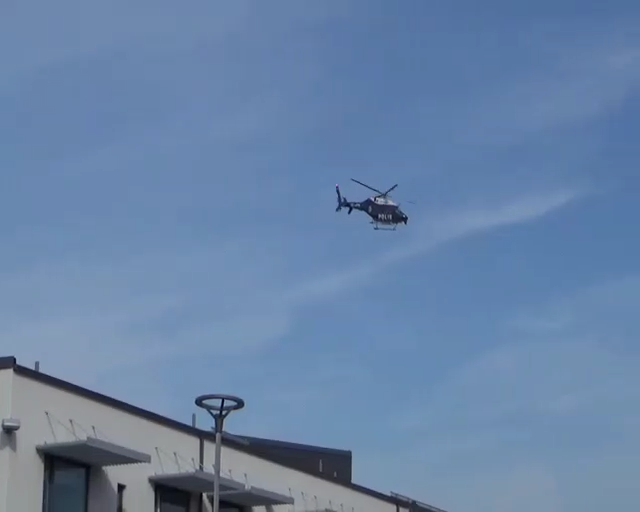
#> input picture Flight_tracking_extras/Frames/frame_0003.png, 640 x 512 px, given in place of f0270.jpg, which was not available
$ jupyter execute --allow-errors Project_5_starter.ipynb   (shell and % lines are left out)   (text cells are left out)
#> lines starting #> are read from the running program, lines starting #| are printed output that depends on the picture; pictures that were not available may be replaced by others from this repository, and a replacement may not be noted
#> further down, im1 is the input picture: shape (512, 640, 3); mean B, G, R 166.7, 131.3, 104.2
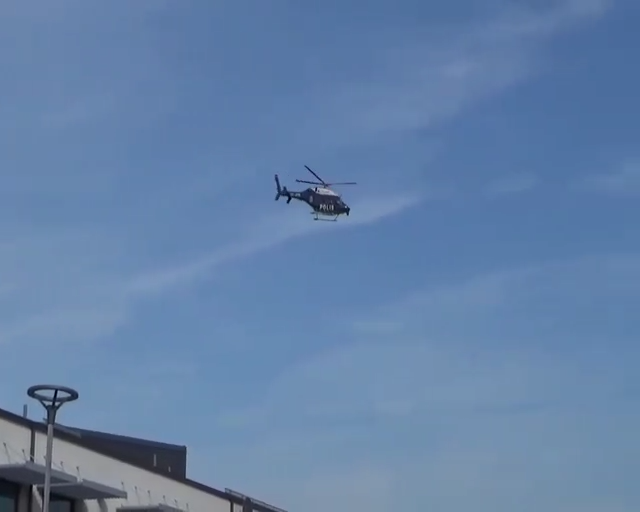
#> input picture Flight_tracking_extras/Frames/frame_0020.png, 640 x 512 px, given in place of f0450.jpg, which was not available
#> further down, im2 is the input picture: shape (512, 640, 3); mean B, G, R 168, 129.6, 100.1
[cell 1]
from google.colab import drive
drive.mount('/content/drive')

[cell 2]
# modify to where you store your project data including utils
datadir = "/content/drive/My Drive/cs445_projects/proj5/"

utilfn = datadir + "utils.py"
imagesfn = datadir + "images"

[cell 3]
# downgrade OpenCV a bit to use SIFT

import ffmpeg
import cv2
import numpy as np
import os
from numpy.linalg import svd, inv
import utils
from matplotlib import pyplot as plt

[cell 4]
def score_projection(pt1, pt2):
    '''
    Score corresponding to the number of inliers for RANSAC
    Input: pt1 and pt2 are 2xN arrays of N points such that pt1[:, i] and pt2[:,i] should be close in Euclidean distance if they are inliers
    Outputs: score (scalar count of inliers) and inliers (1xN logical array)


        score_t, inliers_t = score_projection(Xb[:2,:]/Xb[2,:], Xb_[:2,:]/Xb_[2,:])
    '''
    du = pt2[0] -pt1[0]
    dv = pt2[1] - pt2[1]

    inliers = np.sqrt(du**2 + dv**2) < 0.6  # you may need to play with this threshold
    score = sum(inliers)

    return score, inliers


def auto_homography(Ia,Ib, homography_func=None,normalization_func=None):
    '''
    Computes a homography that maps points from Ia to Ib

    Input: Ia and Ib are images
    Output: H is the homography

    '''
    if Ia.dtype == 'float32' and Ib.dtype == 'float32':
        Ia = (Ia*255).astype(np.uint8)
        Ib = (Ib*255).astype(np.uint8)

    Ia_gray = cv2.cvtColor(Ia,cv2.COLOR_BGR2GRAY)
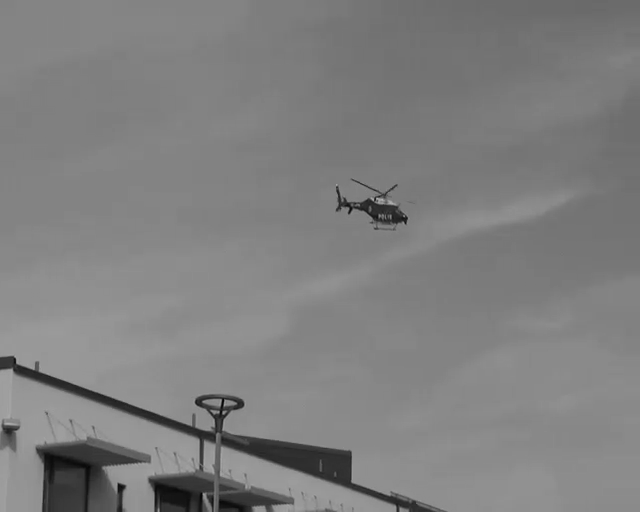
#> Ia_gray: shape (512, 640); min 5, max 178, mean 127.2
    Ib_gray = cv2.cvtColor(Ib,cv2.COLOR_BGR2GRAY)
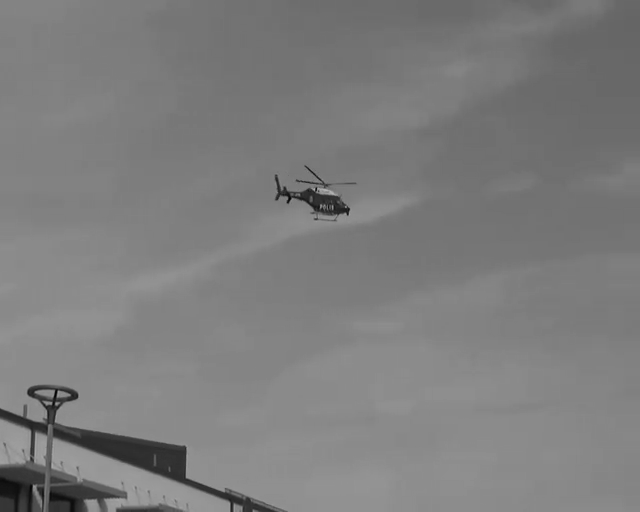
#> Ib_gray: shape (512, 640); min 2, max 181, mean 125.1

    # Initiate SIFT detector
    sift = cv2.xfeatures2d.SIFT_create()

    # find the keypoints and descriptors with SIFT
    kp_a, des_a = sift.detectAndCompute(Ia_gray,None)
#> kp_a = 198 keypoints; strongest (x, y, size): (121, 487, 5.2), (224, 412, 2.3), (332, 465, 27), (199, 402, 6)
    kp_b, des_b = sift.detectAndCompute(Ib_gray,None)
#> kp_b = 187 keypoints; strongest (x, y, size): (57, 404, 2.4), (288, 201, 2.1), (31, 392, 6.3), (167, 460, 26.5)

    # BFMatcher with default params
    bf = cv2.BFMatcher()
    matches = bf.knnMatch(des_a,des_b, k=2)
#> matches = 198 matches

    # Apply ratio test
    good = []
    for m,n in matches:
        if m.distance < 0.75*n.distance:
            good.append(m)
#> after the loop, good = 88 matches

    numMatches = int(len(good))
#> numMatches = 88

    matches = good
#> matches = 88 matches

    # Xa and Xb are 3xN matrices that contain homogeneous coordinates for the N
    # matching points for each image
    Xa = np.ones((3,numMatches))
    Xb = np.ones((3,numMatches))

    for idx, match_i in enumerate(matches):
        Xa[:,idx][0:2] = kp_a[match_i.queryIdx].pt
        Xb[:,idx][0:2] = kp_b[match_i.trainIdx].pt
#> this loop made 88 passes

    ## RANSAC
    niter = 1000
    best_score = 0
    n_to_sample = 4 # Put the correct number of points here

    for t in range(niter):
        # estimate homography
        subset = np.random.choice(numMatches, n_to_sample, replace=False)
        pts1 = Xa[:,subset]
        pts2 = Xb[:,subset]

        H_t = homography_func(pts1, pts2, normalization_func) # edit helper code below (computeHomography)


        # score homography
        Xb_ = np.dot(H_t, Xa) # project points from first image to second using H

        score_t, inliers_t = score_projection(Xb[:2,:]/Xb[2,:], Xb_[:2,:]/Xb_[2,:])

        if score_t > best_score:
            best_score = score_t
            H = H_t
            in_idx = inliers_t
#> this loop made 1000 passes
#> (subset, score in score_projection, score_t, best_score) on passes 1, 3, 4, 8, 27, 31: ([2, 13, 53, 41], 4, 4, 4), ([17, 34, 6, 15], 6, 6, 6), ([86, 15, 58, 80], 11, 11, 11), ([19, 22, 28, 80], 16, 16, 16), ([26, 39, 9, 27], 25, 25, 25), ([80, 87, 21, 39], 40, 40, 40)
#> (score_t, best_score) on pass 784: (41, 41)
#> after the loop, best_score = 41

    #print('best score: {:02f}'.format(best_score))

    # Optionally, you may want to re-estimate H based on inliers

    return H

[cell 5]
def computeHomography(pts1, pts2,normalization_func=None):
    '''
    Compute homography that maps from pts1 to pts2 using SVD. Normalization is optional.

    Input: pts1 and pts2 are 3xN matrices for N points in homogeneous
    coordinates.

    Output: H is a 3x3 matrix, such that pts2~=H*pts1
    '''

    N = pts1.shape[1]

    A = np.zeros((2*N, 9))
    for i in range(N):
        A[2*i,:] = [-pts1[0,i],-pts1[1,i],-1,0,0,0,pts1[0,i]*pts2[0,i],pts1[1,i]*pts2[0,i],pts2[0,i]]
        A[2*i+1,:] = [0,0,0,-pts1[0,i],-pts1[1,i],-1,pts1[0,i]*pts2[1,i],pts1[1,i]*pts2[1,i],pts2[1,i]]

    H,S,V = svd(A)
    h = V[-1,:]

    H = np.reshape(h,(3,3))

    return H
    # TO DO

[cell 6]
# images location
im1 = './images/input/frames/f0270.jpg'
im2 = './images/input/frames/f0450.jpg'


# Load an color image in grayscale
im1 = cv2.imread(im1)
im2 = cv2.imread(im2)

H = auto_homography(im1,im2, computeHomography)
#> H = [[-0.00576, 7.18e-05, 0.947], [-0.00035, -0.00596, 0.322], [-4.47e-07, -8.34e-07, -0.00504]]
print(H/H.max())
#| [[-6.08145116e-03  7.58256777e-05  1.00000000e+00]
#|  [-3.70158657e-04 -6.29959268e-03  3.40326248e-01]
#|  [-4.72330785e-07 -8.81129363e-07 -5.32705284e-03]]

fig, ax = plt.subplots(nrows=1,ncols=2)

# plot the frames here
box_pts = np.array([[300, 400, 400, 300, 300], [100, 100, 200, 200, 100], [1, 1, 1, 1, 1]])
box_pts_2=H@box_pts
#> box_pts_2 = [[-0.773, -1.35, -1.34, -0.766, -0.773], [-0.379, -0.414, -1.01, -0.976, -0.379], [-0.00526, -0.00531, -0.00539, -0.00534, -0.00526]]
for i in range(5):
    box_pts_2[:,i] /= box_pts_2[2,i]
#> after the loop, box_pts_2 = [[147, 254.3, 249, 143.4, 147], [72.11, 78.1, 187.6, 182.6, 72.11], [1, 1, 1, 1, 1]]

ax[0].imshow(im1[:,:,[2,1,0]])
ax[0].plot(box_pts[0,:], box_pts[1, :], 'r-')
ax[1].imshow(im2[:,:,[2,1,0]])
ax[1].plot(box_pts_2[0,:], box_pts_2[1, :], 'r-')

'''
im3 = './images/input/frames/f0630.jpg'
im3 = cv2.imread(im3)
H_13 = auto_homography(im1,im3, computeHomography)
box_pts_3 = H_13 @ box_pts
for i in range(5):
    box_pts_3[:,i] /= box_pts_3[2,i]
ax[2].imshow(im3[:,:,[2,1,0]])
ax[2].plot(box_pts_3[0,:], box_pts_3[1, :], 'r-')
'''
# TO DO: project points into im2 and display the projected lines on im2
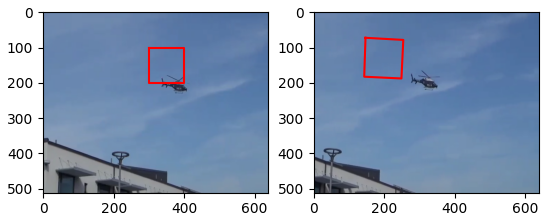
#> figure drawn by matplotlib, 2 panels

[cell 7]
projectedWidth = 1600
projectedHeight = 500

# TO DO: warp and blend the two images

transformation_matrix = np.array([[1, 0, 270], [0, 1, 30], [0, 0, 1]])
warped_image = cv2.warpPerspective(im1, transformation_matrix.dot(H), (700, 500))
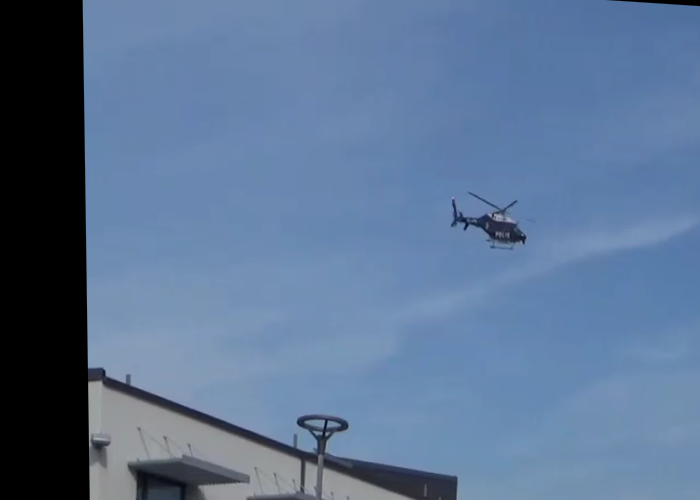
#> warped_image: shape (500, 700, 3); mean B, G, R 148.4, 116.2, 91.7
plt.imshow(warped_image)

max_w = max(len(im1), len(im2))
#> max_w = 512
max_h = max(len(im1[1]), len(im2[1]))
#> max_h = 640

canvas = np.zeros((int(max_w*2), int(max_h*2), 3))
canvas[:500, :700, :] = warped_image
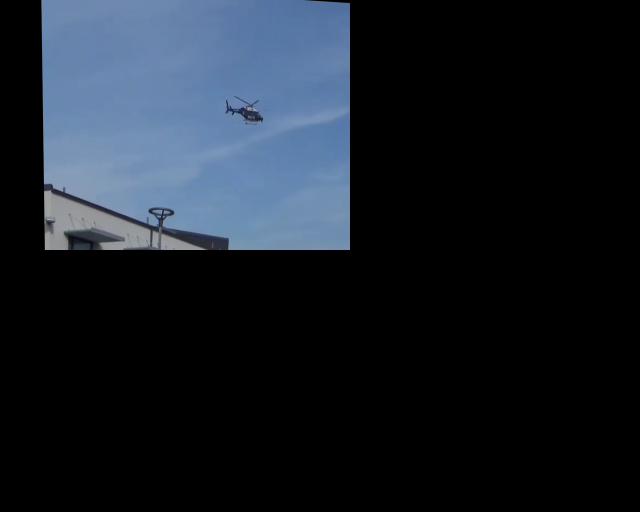
#> canvas: shape (1024, 1280, 3) float64 (shown at 1/2 size); mean B, G, R 39.6, 31, 24.5
#> (the rest of this cell did not finish here and is left out)

[cell 8]
key_frames_idx = np.array([90, 270, 450, 630, 810])-1

frames = np.zeros((len(key_frames_idx), im1.shape[0], im1.shape[1], im1.shape[2]),dtype='uint8')
#> (the rest of this cell did not finish here and is left out)

[cell 9]
# read all the images
import os
dir_frames = 'images/input/frames'
#> dir_frames = 'images/input/frames'
filenames = []
filesinfo = os.scandir(dir_frames)

filenames = [f.path for f in filesinfo if f.name.endswith(".jpg")]
#> filenames = []
filenames.sort(key=lambda f: int(''.join(filter(str.isdigit, f))))

frameCount = len(filenames)
#> frameCount = 0
#> (the rest of this cell did not finish here and is left out)

#> (a cell that did not finish here is left out)

[cell 11]
# TO DO part 3 solution
transformation_matrix = np.array([[1, 0, 650], [0, 1, 90], [0, 0, 1]])
#360h, 480w
#> (the rest of this cell did not finish here and is left out)

#> (a cell that did not finish here is left out)

#> (a cell that did not finish here is left out)

#> (a cell that did not finish here is left out)

#> (a cell that did not finish here is left out)

[cell 16]
# TO DO part 4

background = np.zeros((512, 1632, 3))
#> (the rest of this cell did not finish here and is left out)

[cell 17]
plt.imshow(background[:,:,[2,1,0]])
